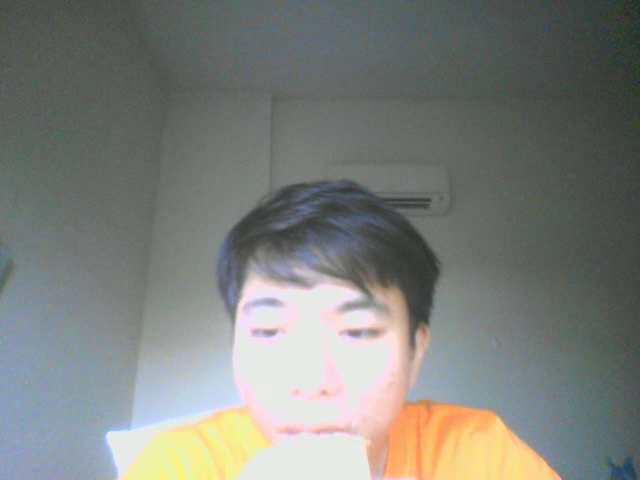
#> input picture frame 3 of Learning_OpenCV_3_Computer_Vision_with_Python/Chapter 2/Cameo/screencast.avi, 640 x 480 px, given in place of the camera
$ python cameo.py   (older library calls are emulated)
#> lines starting #> are read from the running program, lines starting #| are printed output that depends on the picture
### Learning_OpenCV_3_Computer_Vision_with_Python/Chapter 2/Cameo/managers.py
import cv2
import numpy
import time


class CaptureManager(object):
    def __init__(self, capture, previewWindowManager=None,
                 shouldMirrorPreview=False):

        self.previewWindowManager = previewWindowManager
        self.shouldMirrorPreview = shouldMirrorPreview

        self._capture = capture
        self._channel = 0
        self._enteredFrame = False
        self._frame = None
        self._imageFilename = None
        self._videoFilename = None
        self._videoEncoding = None
        self._videoWriter = None

        self._startTime = None
        self._framesElapsed = long(0)
        self._fpsEstimate = None

    @property
    def channel(self):
        return self._channel

    # [5 lines left out: function channel, not called in this run]

    @property
    def frame(self):
        if self._enteredFrame and self._frame is None:
            _, self._frame = self._capture.retrieve()
        return self._frame

    @property
    def isWritingImage(self):

        return self._imageFilename is not None

    @property
    def isWritingVideo(self):
        return self._videoFilename is not None

    def enterFrame(self):
        """Capture the next frame, if any."""

        # But first, check that any previous frame was exited.
        assert not self._enteredFrame, \
            'previous enterFrame() had no matching exitFrame()'

        if self._capture is not None:
            self._enteredFrame = self._capture.grab()

    def exitFrame(self):
        """Draw to the window. Write to files. Release the frame."""

        # Check whether any grabbed frame is retrievable.
        # The getter may retrieve and cache the frame.
        if self.frame is None:
            self._enteredFrame = False
            return

        # Update the FPS estimate and related variables.
        if self._framesElapsed == 0:
            self._startTime = time.time()
        else:
            timeElapsed = time.time() - self._startTime
            self._fpsEstimate = self._framesElapsed / timeElapsed
        self._framesElapsed += 1

        # Draw to the window, if any.
        if self.previewWindowManager is not None:
            if self.shouldMirrorPreview:
                mirroredFrame = numpy.fliplr(self._frame).copy()
                self.previewWindowManager.show(mirroredFrame)
            else:
                self.previewWindowManager.show(self._frame)

        # Write to the image file, if any.
        if self.isWritingImage:
            cv2.imwrite(self._imageFilename, self._frame)
            self._imageFilename = None

        # Write to the video file, if any.
        self._writeVideoFrame()

        # Release the frame.
        self._frame = None
        self._enteredFrame = False

    def writeImage(self, filename):
        """Write the next exited frame to an image file."""
        self._imageFilename = filename

    # [12 lines left out: functions startWritingVideo, stopWritingVideo, not called in this run]

    def _writeVideoFrame(self):

        if not self.isWritingVideo:
            return

        if self._videoWriter is None:
            fps = self._capture.get(cv2.CAP_PROP_FPS)
            if fps == 0.0:
                # The capture's FPS is unknown so use an estimate.
                if self._framesElapsed < 20:
                    # Wait until more frames elapse so that the
                    # estimate is more stable.
                    return
                else:
                    fps = self._fpsEstimate
            size = (int(self._capture.get(
                cv2.CAP_PROP_FRAME_WIDTH)),
                    int(self._capture.get(
                        cv2.CAP_PROP_FRAME_HEIGHT)))

            print size
            print self._videoEncoding
            print fps

            self._videoWriter = cv2.VideoWriter(
                self._videoFilename, self._videoEncoding,
                fps, size)

        self._videoWriter.write(self._frame)


class WindowManager(object):
    def __init__(self, windowName, keypressCallback=None):
        self.keypressCallback = keypressCallback

        self._windowName = windowName
        self._isWindowCreated = False

    @property
    def isWindowCreated(self):
        return self._isWindowCreated

    def createWindow(self):
        cv2.namedWindow(self._windowName)
        self._isWindowCreated = True

    def show(self, frame):
        cv2.imshow(self._windowName, frame)

    def destroyWindow(self):
        cv2.destroyWindow(self._windowName)
        self._isWindowCreated = False

    def processEvents(self):
        keycode = cv2.waitKey(1)
        if self.keypressCallback is not None and keycode != -1:
            # Discard any non-ASCII info encoded by GTK.
            keycode &= 0xFF
            self.keypressCallback(keycode)

### Learning_OpenCV_3_Computer_Vision_with_Python/Chapter 2/Cameo/filters.py
import cv2
import numpy as np
import utils

def strokeEdges(src, dst, blurKsize = 7, edgeKsize = 5):
    if blurKsize >= 3:
        blurredSrc = cv2.medianBlur(src, blurKsize)
        graySrc = cv2.cvtColor(blurredSrc, cv2.COLOR_BGR2GRAY)
    else:
        graySrc = cv2.cvtColor(src, cv2.COLOR_BGR2GRAY)
    cv2.Laplacian(graySrc, cv2.CV_8U, graySrc, ksize = edgeKsize)
    normalizedInverseAlpha = (1.0 / 255) * (255 - graySrc)
    channels = cv2.split(src)
    for channel in channels:
        channel[:] = channel * normalizedInverseAlpha
    cv2.merge(channels, dst)


class VConvolutionFilter(object):
    """A filter that applies a convolution to V (or all of BGR)."""

    def __init__(self, kernel):
        self._kernel = kernel

    def apply(self, src, dst):
        """Apply the filter with a BGR or gray source/destination."""
        cv2.filter2D(src, -1, self._kernel, dst)


class SharpenFilter(VConvolutionFilter):
    """A sharpen filter with a 1-pixel radius."""

    def __init__(self):
        kernel = np.array([[-1, -1, -1],
                              [-1, 9, -1],
                              [-1, -1, -1]])
        VConvolutionFilter.__init__(self, kernel)


class BlurFilter(VConvolutionFilter):
    """A blur filter with a 2-pixel radius."""

    # [7 lines left out: function __init__, not called in this run]


class EmbossFilter(VConvolutionFilter):
    """An emboss filter with a 1-pixel radius."""

    # [5 lines left out: function __init__, not called in this run]


# [9 lines that do not run on import are left out]

### Learning_OpenCV_3_Computer_Vision_with_Python/Chapter 2/Cameo/cameo.py
"""
press SPACE to capture image
press TAB to start/end recording
press ESC to close

"""


import cv2
from managers import WindowManager, CaptureManager
import filters


class Cameo(object):
    def __init__(self):
        self._windowManager = WindowManager('Cameo',
                                            self.onKeypress)
        self._captureManager = CaptureManager(
            cv2.VideoCapture(0), self._windowManager, True)

        self._curveFilter = filters.SharpenFilter()

    def run(self):
        """Run the main loop."""
        self._windowManager.createWindow()
        while self._windowManager.isWindowCreated:
            self._captureManager.enterFrame()
            frame = self._captureManager.frame

            filters.strokeEdges(frame, frame)
            self._curveFilter.apply(frame, frame)

            self._captureManager.exitFrame()
            self._windowManager.processEvents()
#> this loop made 1 pass; (key Esc is pressed on pass 1)
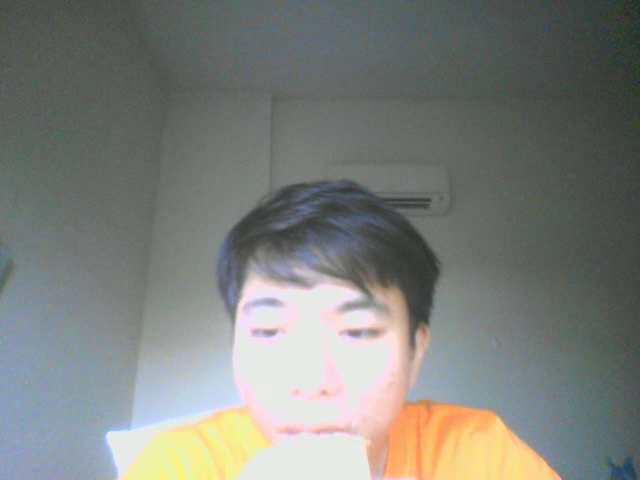
#> input picture frame 3 of Learning_OpenCV_3_Computer_Vision_with_Python/Chapter 2/Cameo/screencast.avi, 640 x 480 px, given in place of the camera
#> pass 1, in strokeEdges, `graySrc = cv2.cvtColor(blurredSrc, cv2.COLOR_BGR2GRAY)`:
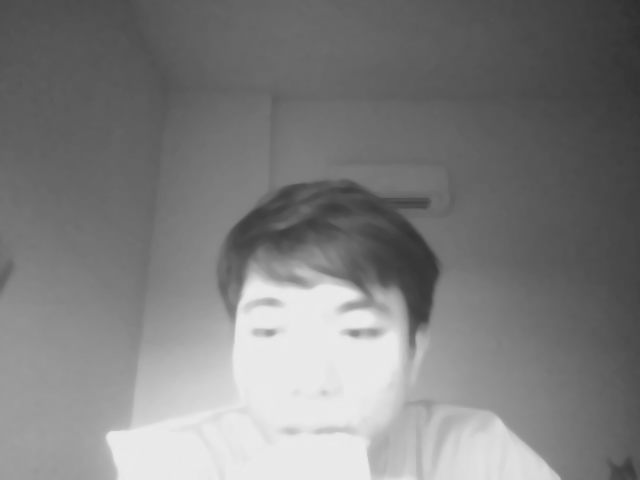
#> graySrc: shape (480, 640); min 46, max 236, mean 126.2
#> pass 1, in strokeEdges, `normalizedInverseAlpha = (1.0 / 255) * (255 - graySrc)`:
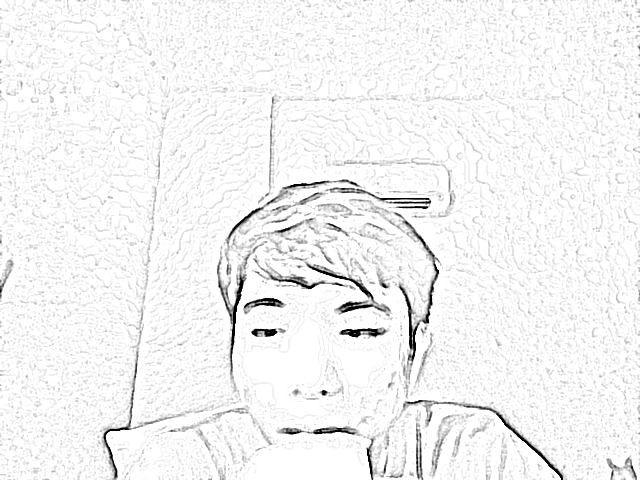
#> normalizedInverseAlpha: shape (480, 640) float64; min 0, max 1, mean 0.954
#> pass 1, in exitFrame, `mirroredFrame = numpy.fliplr(self._frame).copy()`:
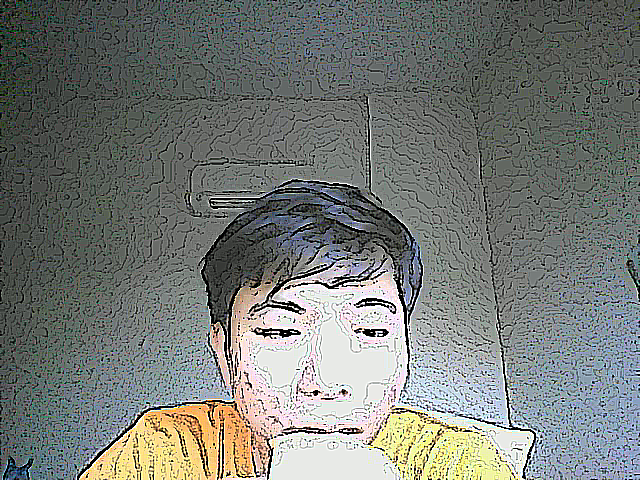
#> mirroredFrame: shape (480, 640, 3); mean B, G, R 118, 122.4, 118.3
#> after the loop:
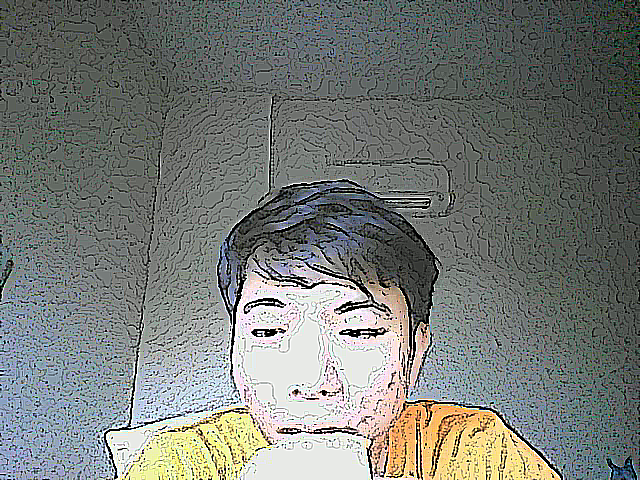
#> frame: shape (480, 640, 3); mean B, G, R 118, 122.4, 118.3

    def onKeypress(self, keycode):
        """Handle a keypress.

        space  -> Take a screenshot.
        tab    -> Start/stop recording a screencast.
        escape -> Quit.

        """
        if keycode == 32:  # space
            self._captureManager.writeImage('screenshot.png')
        elif keycode == 9:  # tab
            if not self._captureManager.isWritingVideo:
                self._captureManager.startWritingVideo(
                    'screencast.avi')
            else:
                self._captureManager.stopWritingVideo()
        elif keycode == 27:  # escape
            self._windowManager.destroyWindow()


if __name__ == "__main__":
    Cameo().run()

$ run again, starting later in the video
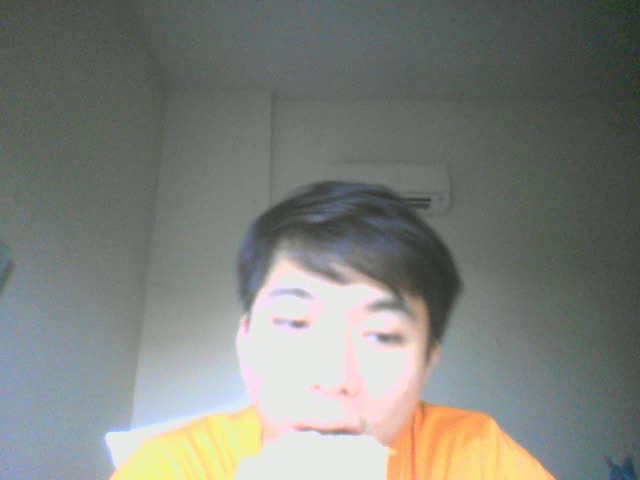
#> input picture frame 17 of Learning_OpenCV_3_Computer_Vision_with_Python/Chapter 2/Cameo/screencast.avi, 640 x 480 px, given in place of the camera
#> the loop in run, `while self._windowManager.isWindowCreated:` made 1 pass; (key Esc is pressed on pass 1)
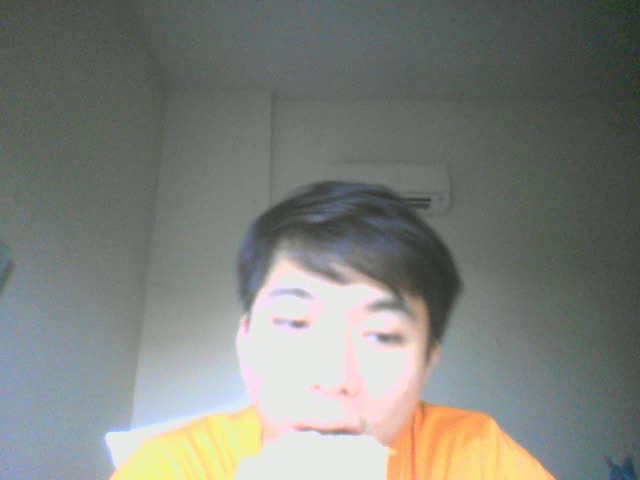
#> input picture frame 17 of Learning_OpenCV_3_Computer_Vision_with_Python/Chapter 2/Cameo/screencast.avi, 640 x 480 px, given in place of the camera
#> pass 1, in exitFrame, `mirroredFrame = numpy.fliplr(self._frame).copy()`:
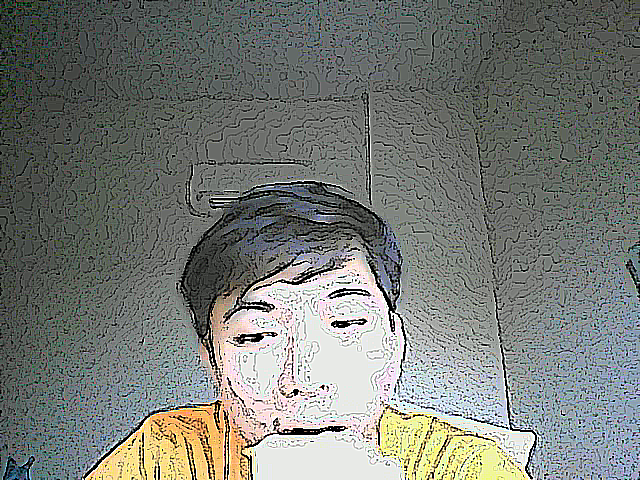
#> mirroredFrame: shape (480, 640, 3); mean B, G, R 117.7, 123, 119.2
#> after the loop in run, `while self._windowManager.isWindowCreated:`:
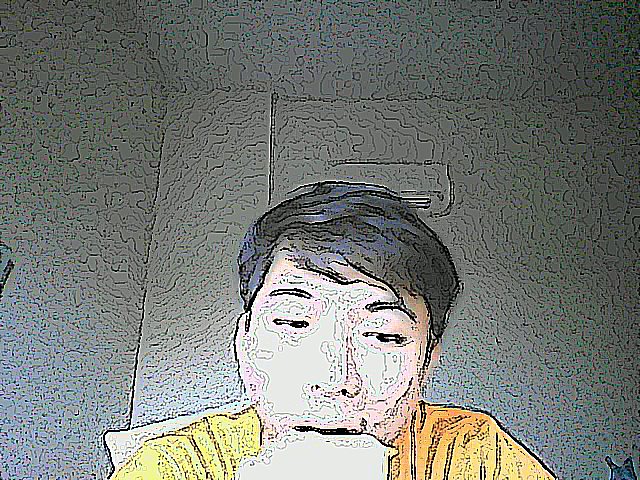
#> frame: shape (480, 640, 3); mean B, G, R 117.7, 123, 119.2

$ run again, starting later in the video
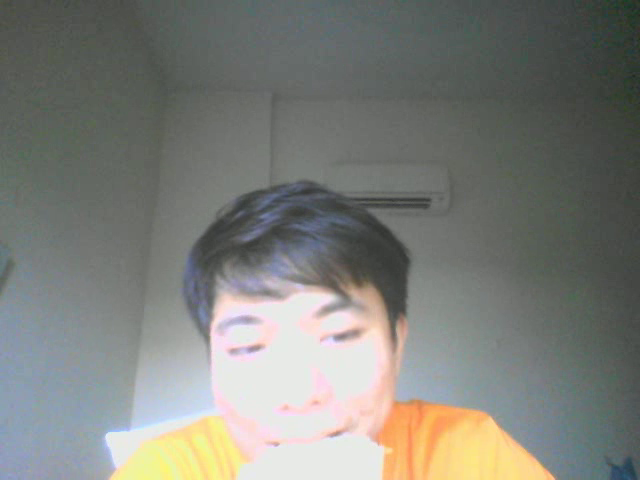
#> input picture frame 30 of Learning_OpenCV_3_Computer_Vision_with_Python/Chapter 2/Cameo/screencast.avi, 640 x 480 px, given in place of the camera
#> the loop in run, `while self._windowManager.isWindowCreated:` made 1 pass; (key Esc is pressed on pass 1)
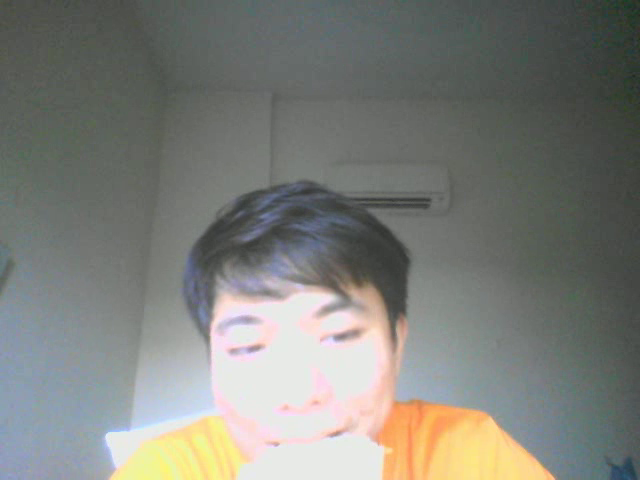
#> input picture frame 30 of Learning_OpenCV_3_Computer_Vision_with_Python/Chapter 2/Cameo/screencast.avi, 640 x 480 px, given in place of the camera
#> pass 1, in exitFrame, `mirroredFrame = numpy.fliplr(self._frame).copy()`:
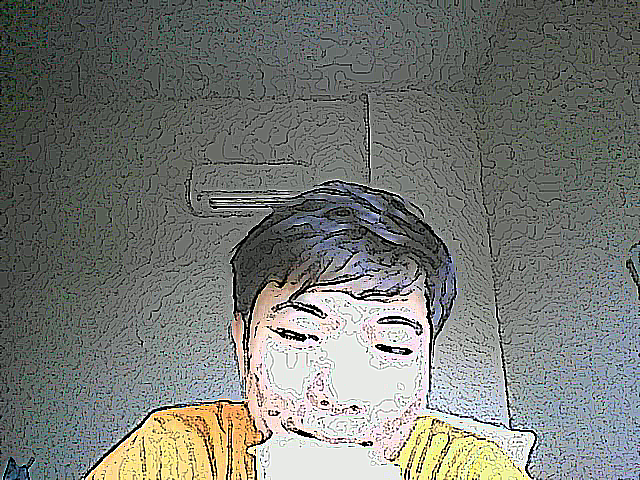
#> mirroredFrame: shape (480, 640, 3); mean B, G, R 116.5, 121.7, 118.7
#> after the loop in run, `while self._windowManager.isWindowCreated:`:
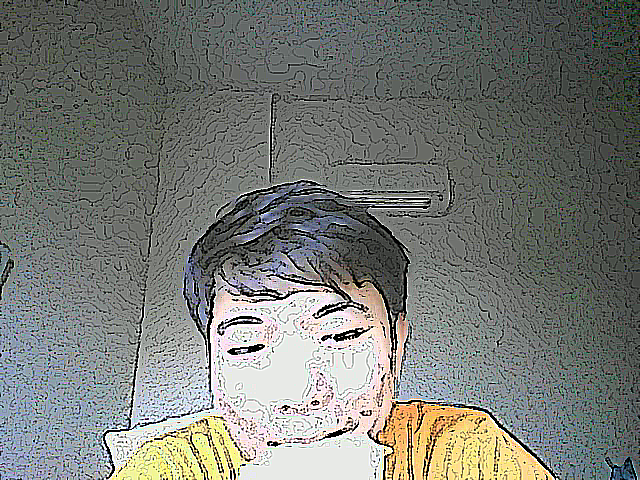
#> frame: shape (480, 640, 3); mean B, G, R 116.5, 121.7, 118.7
